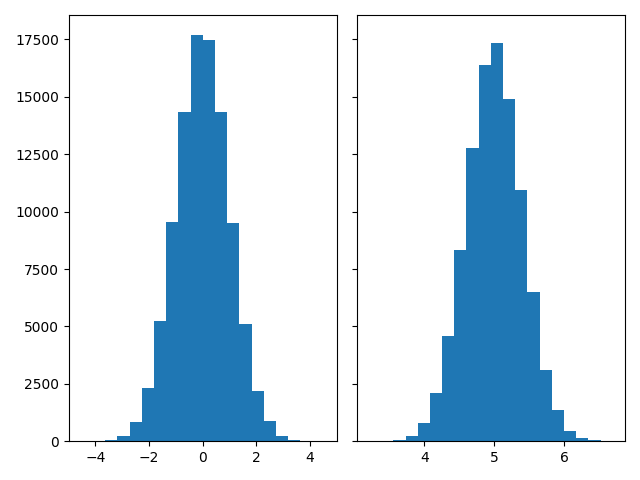

Here is the Python script that generated this plot:
# 引入所需库
import matplotlib.pyplot as plt
import numpy as np
import matplotlib
matplotlib.use('TkAgg')
from matplotlib import colors
from matplotlib.ticker import PercentFormatter


# 设置随机数种子
rng = np.random.default_rng(19680801)
N_points = 100000
# 定义了直方图柱子数量
n_bins = 20

# 生成包含100000个标准正态分布的随机数数组
dist1 = rng.standard_normal(N_points)
dist2 = 0.4 * rng.standard_normal(N_points) + 5
# sharey=True 表示两个子图的y轴共享同一个坐标轴
# tight_layout=True 表示自动调整子图之间的间距
fig, axs = plt.subplots(1, 2, sharey=True, tight_layout=True)
# 绘制直方图
axs[0].hist(dist1, bins=n_bins)
axs[1].hist(dist2, bins=n_bins)

plt.show()
